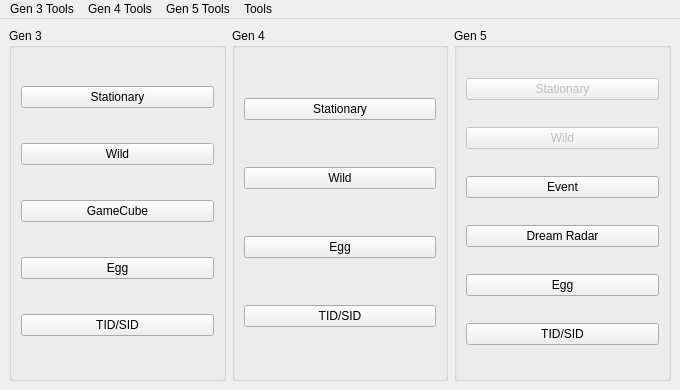
<?xml version="1.0" encoding="UTF-8"?>
<ui version="4.0">
 <class>MainWindow</class>
 <widget class="QMainWindow" name="MainWindow">
  <property name="geometry">
   <rect>
    <x>0</x>
    <y>0</y>
    <width>680</width>
    <height>390</height>
   </rect>
  </property>
  <property name="minimumSize">
   <size>
    <width>460</width>
    <height>390</height>
   </size>
  </property>
  <property name="windowIcon">
   <iconset>
    <normaloff>../pokefinder.ico</normaloff>../pokefinder.ico</iconset>
  </property>
  <widget class="QWidget" name="centralwidget">
   <layout class="QGridLayout" name="gridLayout">
    <item row="0" column="0">
     <widget class="QGroupBox" name="groupBoxGen3">
      <property name="title">
       <string>Gen 3</string>
      </property>
      <layout class="QGridLayout" name="gridLayout_2">
       <item row="0" column="0">
        <widget class="QPushButton" name="pushButtonStationary3">
         <property name="text">
          <string>Stationary</string>
         </property>
        </widget>
       </item>
       <item row="1" column="0">
        <widget class="QPushButton" name="pushButtonWild3">
         <property name="text">
          <string>Wild</string>
         </property>
        </widget>
       </item>
       <item row="2" column="0">
        <widget class="QPushButton" name="pushButtonGameCube">
         <property name="text">
          <string>GameCube</string>
         </property>
        </widget>
       </item>
       <item row="3" column="0">
        <widget class="QPushButton" name="pushButtonEgg3">
         <property name="text">
          <string>Egg</string>
         </property>
        </widget>
       </item>
       <item row="4" column="0">
        <widget class="QPushButton" name="pushButtonIDs3">
         <property name="text">
          <string>TID/SID</string>
         </property>
        </widget>
       </item>
      </layout>
     </widget>
    </item>
    <item row="0" column="1">
     <widget class="QGroupBox" name="groupBoxGen4">
      <property name="title">
       <string>Gen 4</string>
      </property>
      <layout class="QGridLayout" name="gridLayout_3">
       <item row="0" column="0">
        <widget class="QPushButton" name="pushButtonStationary4">
         <property name="text">
          <string>Stationary</string>
         </property>
        </widget>
       </item>
       <item row="1" column="0">
        <widget class="QPushButton" name="pushButtonWild4">
         <property name="text">
          <string>Wild</string>
         </property>
        </widget>
       </item>
       <item row="2" column="0">
        <widget class="QPushButton" name="pushButtonEgg4">
         <property name="text">
          <string>Egg</string>
         </property>
        </widget>
       </item>
       <item row="3" column="0">
        <widget class="QPushButton" name="pushButtonIDs4">
         <property name="text">
          <string>TID/SID</string>
         </property>
        </widget>
       </item>
      </layout>
     </widget>
    </item>
    <item row="0" column="2">
     <widget class="QGroupBox" name="groupBoxGen5">
      <property name="title">
       <string>Gen 5</string>
      </property>
      <layout class="QGridLayout" name="gridLayout_4">
       <item row="0" column="0">
        <widget class="QPushButton" name="pushButtonStationary5">
         <property name="enabled">
          <bool>false</bool>
         </property>
         <property name="text">
          <string>Stationary</string>
         </property>
        </widget>
       </item>
       <item row="1" column="0">
        <widget class="QPushButton" name="pushButtonWild5">
         <property name="enabled">
          <bool>false</bool>
         </property>
         <property name="text">
          <string>Wild</string>
         </property>
        </widget>
       </item>
       <item row="2" column="0">
        <widget class="QPushButton" name="pushButtonEvent5">
         <property name="text">
          <string>Event</string>
         </property>
        </widget>
       </item>
       <item row="3" column="0">
        <widget class="QPushButton" name="pushButtonDreamRadar">
         <property name="text">
          <string>Dream Radar</string>
         </property>
        </widget>
       </item>
       <item row="4" column="0">
        <widget class="QPushButton" name="pushButtonEgg5">
         <property name="text">
          <string>Egg</string>
         </property>
        </widget>
       </item>
       <item row="5" column="0">
        <widget class="QPushButton" name="pushButtonIDs5">
         <property name="text">
          <string>TID/SID</string>
         </property>
        </widget>
       </item>
      </layout>
     </widget>
    </item>
   </layout>
  </widget>
  <widget class="QMenuBar" name="menubar">
   <property name="geometry">
    <rect>
     <x>0</x>
     <y>0</y>
     <width>680</width>
     <height>20</height>
    </rect>
   </property>
   <widget class="QMenu" name="menuTools">
    <property name="title">
     <string>Tools</string>
    </property>
    <addaction name="actionEncounterLookup"/>
    <addaction name="actionIVCalculator"/>
    <addaction name="actionResearcher"/>
    <addaction name="actionSettings"/>
   </widget>
   <widget class="QMenu" name="menuGen3Tools">
    <property name="title">
     <string>Gen 3 Tools</string>
    </property>
    <widget class="QMenu" name="menuGameCube">
     <property name="title">
      <string>GameCube</string>
     </property>
     <addaction name="actionGameCubeRTC"/>
     <addaction name="actionGameCubeSeedFinder"/>
     <addaction name="actionJirachiPattern"/>
     <addaction name="actionPokeSpot"/>
    </widget>
    <addaction name="menuGameCube"/>
    <addaction name="actionIVtoPID3"/>
    <addaction name="actionPIDtoIV"/>
    <addaction name="actionProfileManager3"/>
    <addaction name="actionSeedtoTime3"/>
    <addaction name="actionSpindaPainter"/>
   </widget>
   <widget class="QMenu" name="menuGen4Tools">
    <property name="title">
     <string>Gen 4 Tools</string>
    </property>
    <addaction name="actionIVtoPID4"/>
    <addaction name="actionProfileManager4"/>
    <addaction name="actionSeedtoTime4"/>
    <addaction name="actionSIDfromChainedShiny"/>
   </widget>
   <widget class="QMenu" name="menuGen5Tools">
    <property name="title">
     <string>Gen 5 Tools</string>
    </property>
    <addaction name="actionProfileCalibrator"/>
    <addaction name="actionProfileManager5"/>
   </widget>
   <addaction name="menuGen3Tools"/>
   <addaction name="menuGen4Tools"/>
   <addaction name="menuGen5Tools"/>
   <addaction name="menuTools"/>
  </widget>
  <action name="actionResearcher">
   <property name="text">
    <string>Researcher</string>
   </property>
  </action>
  <action name="actionSeedtoTime3">
   <property name="text">
    <string>Seed to Time</string>
   </property>
  </action>
  <action name="actionJirachiPattern">
   <property name="text">
    <string>Jirachi Pattern</string>
   </property>
  </action>
  <action name="actionPokeSpot">
   <property name="text">
    <string>PokeSpot</string>
   </property>
  </action>
  <action name="actionIVtoPID3">
   <property name="text">
    <string>IV to PID</string>
   </property>
  </action>
  <action name="actionGameCubeRTC">
   <property name="text">
    <string>GameCube RTC</string>
   </property>
  </action>
  <action name="actionPIDtoIV">
   <property name="text">
    <string>PID to IV</string>
   </property>
  </action>
  <action name="actionSeedtoTime4">
   <property name="text">
    <string>Seed to Time</string>
   </property>
  </action>
  <action name="actionIVtoPID4">
   <property name="text">
    <string>IV to PID</string>
   </property>
  </action>
  <action name="actionSIDfromChainedShiny">
   <property name="text">
    <string>SID from Chained Shiny</string>
   </property>
  </action>
  <action name="actionIVCalculator">
   <property name="text">
    <string>IV Calculator</string>
   </property>
  </action>
  <action name="actionSpindaPainter">
   <property name="text">
    <string>Spinda Painter</string>
   </property>
  </action>
  <action name="actionEncounterLookup">
   <property name="text">
    <string>Encounter Lookup</string>
   </property>
  </action>
  <action name="actionGameCubeSeedFinder">
   <property name="text">
    <string>GameCube Seed Finder</string>
   </property>
  </action>
  <action name="actionProfileCalibrator">
   <property name="text">
    <string>Profile Calibrator</string>
   </property>
  </action>
  <action name="actionProfileManager3">
   <property name="text">
    <string>Profile Manager</string>
   </property>
  </action>
  <action name="actionProfileManager4">
   <property name="text">
    <string>Profile Manager</string>
   </property>
  </action>
  <action name="actionProfileManager5">
   <property name="text">
    <string>Profile Manager</string>
   </property>
  </action>
  <action name="actionSettings">
   <property name="text">
    <string>Settings</string>
   </property>
  </action>
 </widget>
 <tabstops>
  <tabstop>pushButtonStationary3</tabstop>
  <tabstop>pushButtonWild3</tabstop>
  <tabstop>pushButtonGameCube</tabstop>
  <tabstop>pushButtonEgg3</tabstop>
  <tabstop>pushButtonIDs3</tabstop>
  <tabstop>pushButtonStationary4</tabstop>
  <tabstop>pushButtonWild4</tabstop>
  <tabstop>pushButtonEgg4</tabstop>
  <tabstop>pushButtonIDs4</tabstop>
  <tabstop>pushButtonStationary5</tabstop>
  <tabstop>pushButtonWild5</tabstop>
  <tabstop>pushButtonEvent5</tabstop>
  <tabstop>pushButtonDreamRadar</tabstop>
  <tabstop>pushButtonEgg5</tabstop>
  <tabstop>pushButtonIDs5</tabstop>
 </tabstops>
 <resources/>
 <connections/>
</ui>
